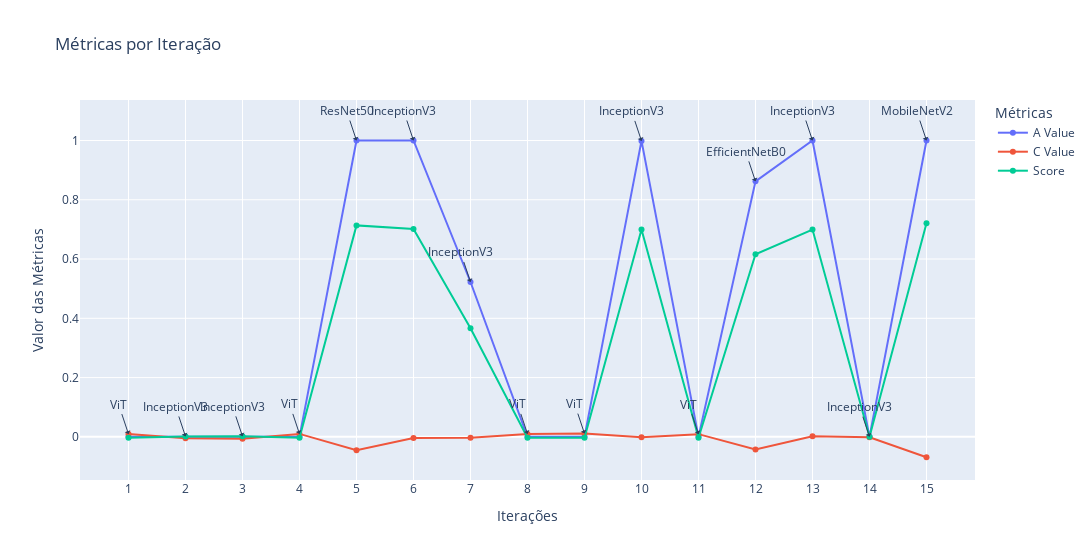

Notebook cell for this chart:
### Markdown cell above
Teste

### Code cell
def plot_metrics_A_C_Score(oace_metrics_per_iteration, show_labels=True):
    # Separar as métricas para plotagem
    iterations = list(oace_metrics_per_iteration.keys())
    A_values = [oace_metrics_per_iteration[it]['A'] for it in iterations]
    C_values = [oace_metrics_per_iteration[it]['C'] for it in iterations]
    Score_values = [oace_metrics_per_iteration[it]['Score'] for it in iterations]
    model_names = [oace_metrics_per_iteration[it]['model_name'] for it in iterations]

    # Criar o gráfico com Plotly
    fig = go.Figure()

    # Adicionando as linhas das métricas A, C e Score
    fig.add_trace(go.Scatter(x=iterations, y=A_values, mode='lines+markers', name='A Value'))
    fig.add_trace(go.Scatter(x=iterations, y=C_values, mode='lines+markers', name='C Value'))
    fig.add_trace(go.Scatter(x=iterations, y=Score_values, mode='lines+markers', name='Score'))

    # Adicionar as anotações de modelo para cada iteração (se show_labels for True)
    if show_labels:
        for i, iteration in enumerate(iterations):
            fig.add_annotation(x=str(int(iteration) - 1),  # Ajuste para alinhar com a iteração correta
                               y=max(A_values[i], C_values[i], Score_values[i]),
                               text=f"{model_names[i]}", showarrow=True, arrowhead=1)

    # Ajustes de layout, incluindo a largura aumentada
    fig.update_layout(
        title="Métricas por Iteração",
        xaxis_title="Iterações",
        yaxis_title="Valor das Métricas",
        legend_title="Métricas",
        width=1500,  # Aumentando a largura do gráfico
        hovermode="x unified"
    )

    # Mostrar o gráfico
    fig.show()
    
plot_metrics_A_C_Score(oace_metrics_per_iteration)

### Figure 1 — Plotly figure (JSON) as saved in the notebook; plotly's stock layout.template omitted (floating-point values rounded to 4 significant figures)
{"data": [{"mode": "lines+markers", "name": "A Value", "type": "scatter", "x": ["1", "2", "3", "4", "5", "6", "7", "8", "9", "10", "11", "12", "13", "14", "15"], "y": [0, 0, 0, 0, 1, 1, 0.5226, 0, 0, 0.9986, 0, 0.8621, 1, 0, 1]}, {"mode": "lines+markers", "name": "C Value", "type": "scatter", "x": ["1", "2", "3", "4", "5", "6", "7", "8", "9", "10", "11", "12", "13", "14", "15"], "y": [0.009453, -0.004607, -0.006, 0.01001, -0.04488, -0.00367, -0.002748, 0.01004, 0.011, -0.001249, 0.009197, -0.04276, 0.001721, -0.001717, -0.06879]}, {"mode": "lines+markers", "name": "Score", "type": "scatter", "x": ["1", "2", "3", "4", "5", "6", "7", "8", "9", "10", "11", "12", "13", "14", "15"], "y": [-0.002836, 0.001382, 0.0018, -0.003004, 0.7135, 0.7011, 0.3666, -0.003011, -0.003301, 0.6994, -0.002759, 0.6163, 0.6995, 0.0005151, 0.7206]}], "layout": {"annotations": [{"arrowhead": 1, "showarrow": true, "text": "ViT", "x": "0", "y": 0.009453}, {"arrowhead": 1, "showarrow": true, "text": "InceptionV3", "x": "1", "y": 0.001382}, {"arrowhead": 1, "showarrow": true, "text": "InceptionV3", "x": "2", "y": 0.0018}, {"arrowhead": 1, "showarrow": true, "text": "ViT", "x": "3", "y": 0.01001}, {"arrowhead": 1, "showarrow": true, "text": "ResNet50", "x": "4", "y": 1}, {"arrowhead": 1, "showarrow": true, "text": "InceptionV3", "x": "5", "y": 1}, {"arrowhead": 1, "showarrow": true, "text": "InceptionV3", "x": "6", "y": 0.5226}, {"arrowhead": 1, "showarrow": true, "text": "ViT", "x": "7", "y": 0.01004}, {"arrowhead": 1, "showarrow": true, "text": "ViT", "x": "8", "y": 0.011}, {"arrowhead": 1, "showarrow": true, "text": "InceptionV3", "x": "9", "y": 0.9986}, {"arrowhead": 1, "showarrow": true, "text": "ViT", "x": "10", "y": 0.009197}, {"arrowhead": 1, "showarrow": true, "text": "EfficientNetB0", "x": "11", "y": 0.8621}, {"arrowhead": 1, "showarrow": true, "text": "InceptionV3", "x": "12", "y": 1}, {"arrowhead": 1, "showarrow": true, "text": "InceptionV3", "x": "13", "y": 0.0005151}, {"arrowhead": 1, "showarrow": true, "text": "MobileNetV2", "x": "14", "y": 1}], "hovermode": "x unified", "legend": {"title": {"text": "Métricas"}}, "title": {"text": "Métricas por Iteração"}, "width": 1500, "xaxis": {"title": {"text": "Iterações"}}, "yaxis": {"title": {"text": "Valor das Métricas"}}}}
